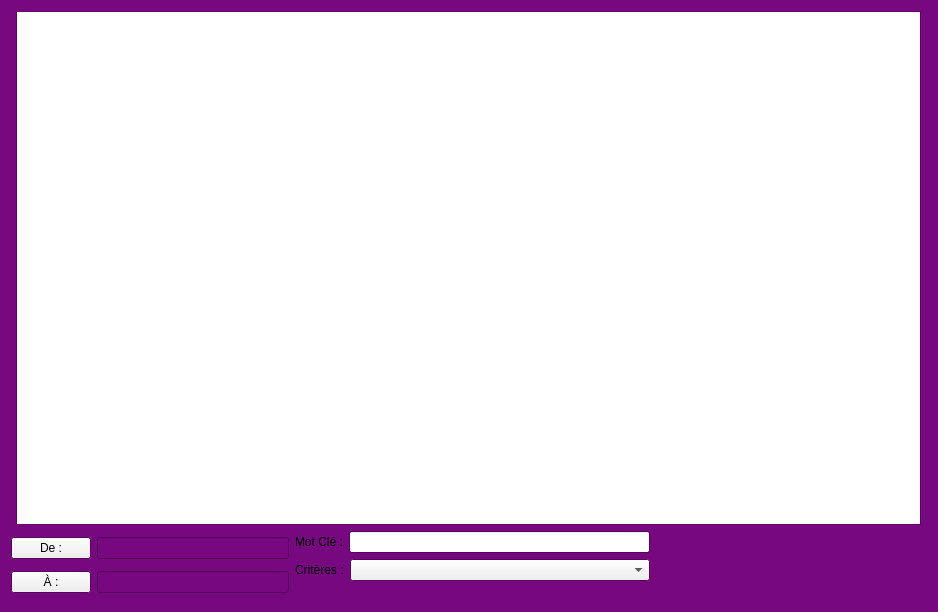
<?xml version="1.0" encoding="UTF-8"?>
<ui version="4.0">
 <class>ListeInteraction</class>
 <widget class="QWidget" name="ListeInteraction">
  <property name="geometry">
   <rect>
    <x>0</x>
    <y>0</y>
    <width>938</width>
    <height>612</height>
   </rect>
  </property>
  <property name="palette">
   <palette>
    <active>
     <colorrole role="Base">
      <brush brushstyle="SolidPattern">
       <color alpha="255">
        <red>255</red>
        <green>255</green>
        <blue>255</blue>
       </color>
      </brush>
     </colorrole>
     <colorrole role="Window">
      <brush brushstyle="SolidPattern">
       <color alpha="255">
        <red>119</red>
        <green>8</green>
        <blue>127</blue>
       </color>
      </brush>
     </colorrole>
    </active>
    <inactive>
     <colorrole role="Base">
      <brush brushstyle="SolidPattern">
       <color alpha="255">
        <red>255</red>
        <green>255</green>
        <blue>255</blue>
       </color>
      </brush>
     </colorrole>
     <colorrole role="Window">
      <brush brushstyle="SolidPattern">
       <color alpha="255">
        <red>119</red>
        <green>8</green>
        <blue>127</blue>
       </color>
      </brush>
     </colorrole>
    </inactive>
    <disabled>
     <colorrole role="Base">
      <brush brushstyle="SolidPattern">
       <color alpha="255">
        <red>119</red>
        <green>8</green>
        <blue>127</blue>
       </color>
      </brush>
     </colorrole>
     <colorrole role="Window">
      <brush brushstyle="SolidPattern">
       <color alpha="255">
        <red>119</red>
        <green>8</green>
        <blue>127</blue>
       </color>
      </brush>
     </colorrole>
    </disabled>
   </palette>
  </property>
  <property name="windowTitle">
   <string>Form</string>
  </property>
  <property name="autoFillBackground">
   <bool>true</bool>
  </property>
  <layout class="QHBoxLayout" name="horizontalLayout_7">
   <item>
    <layout class="QVBoxLayout" name="verticalLayout_5">
     <item>
      <layout class="QHBoxLayout" name="LayoutTable">
       <property name="spacing">
        <number>10</number>
       </property>
       <property name="leftMargin">
        <number>5</number>
       </property>
       <property name="rightMargin">
        <number>6</number>
       </property>
       <item>
        <widget class="QTableWidget" name="TableInteraction">
         <property name="minimumSize">
          <size>
           <width>0</width>
           <height>0</height>
          </size>
         </property>
        </widget>
       </item>
      </layout>
     </item>
     <item>
      <layout class="QHBoxLayout" name="horizontalLayout">
       <item>
        <layout class="QVBoxLayout" name="verticalLayout">
         <item>
          <layout class="QHBoxLayout" name="horizontalLayout_3">
           <item>
            <widget class="QPushButton" name="BouttonDateA">
             <property name="maximumSize">
              <size>
               <width>80</width>
               <height>16777215</height>
              </size>
             </property>
             <property name="text">
              <string>De :</string>
             </property>
            </widget>
           </item>
           <item>
            <widget class="QLineEdit" name="LigneDateA">
             <property name="enabled">
              <bool>false</bool>
             </property>
             <property name="maximumSize">
              <size>
               <width>200</width>
               <height>16777215</height>
              </size>
             </property>
            </widget>
           </item>
          </layout>
         </item>
         <item>
          <layout class="QHBoxLayout" name="horizontalLayout_2">
           <item>
            <widget class="QPushButton" name="BouttonDateB">
             <property name="maximumSize">
              <size>
               <width>80</width>
               <height>16777215</height>
              </size>
             </property>
             <property name="text">
              <string>À :</string>
             </property>
            </widget>
           </item>
           <item>
            <widget class="QLineEdit" name="LigneDateB">
             <property name="enabled">
              <bool>false</bool>
             </property>
             <property name="maximumSize">
              <size>
               <width>200</width>
               <height>16777215</height>
              </size>
             </property>
            </widget>
           </item>
          </layout>
         </item>
        </layout>
       </item>
       <item>
        <layout class="QVBoxLayout" name="verticalLayout_2">
         <item>
          <layout class="QHBoxLayout" name="horizontalLayout_6">
           <item>
            <widget class="QLabel" name="label_4">
             <property name="text">
              <string>Mot Clé :</string>
             </property>
            </widget>
           </item>
           <item>
            <widget class="QLineEdit" name="RechercheLine">
             <property name="minimumSize">
              <size>
               <width>300</width>
               <height>0</height>
              </size>
             </property>
             <property name="maximumSize">
              <size>
               <width>400</width>
               <height>16777215</height>
              </size>
             </property>
            </widget>
           </item>
          </layout>
         </item>
         <item>
          <layout class="QHBoxLayout" name="horizontalLayout_4">
           <item>
            <widget class="QLabel" name="label">
             <property name="text">
              <string>Critères :</string>
             </property>
            </widget>
           </item>
           <item>
            <widget class="QComboBox" name="CritereCB">
             <property name="minimumSize">
              <size>
               <width>300</width>
               <height>0</height>
              </size>
             </property>
            </widget>
           </item>
          </layout>
         </item>
         <item>
          <layout class="QHBoxLayout" name="horizontalLayout_5">
           <item>
            <widget class="QLabel" name="NbInteractionLabel">
             <property name="text">
              <string/>
             </property>
            </widget>
           </item>
          </layout>
         </item>
        </layout>
       </item>
       <item>
        <spacer name="horizontalSpacer">
         <property name="orientation">
          <enum>Qt::Horizontal</enum>
         </property>
         <property name="sizeHint" stdset="0">
          <size>
           <width>40</width>
           <height>20</height>
          </size>
         </property>
        </spacer>
       </item>
      </layout>
     </item>
    </layout>
   </item>
  </layout>
 </widget>
 <resources/>
 <connections/>
</ui>
